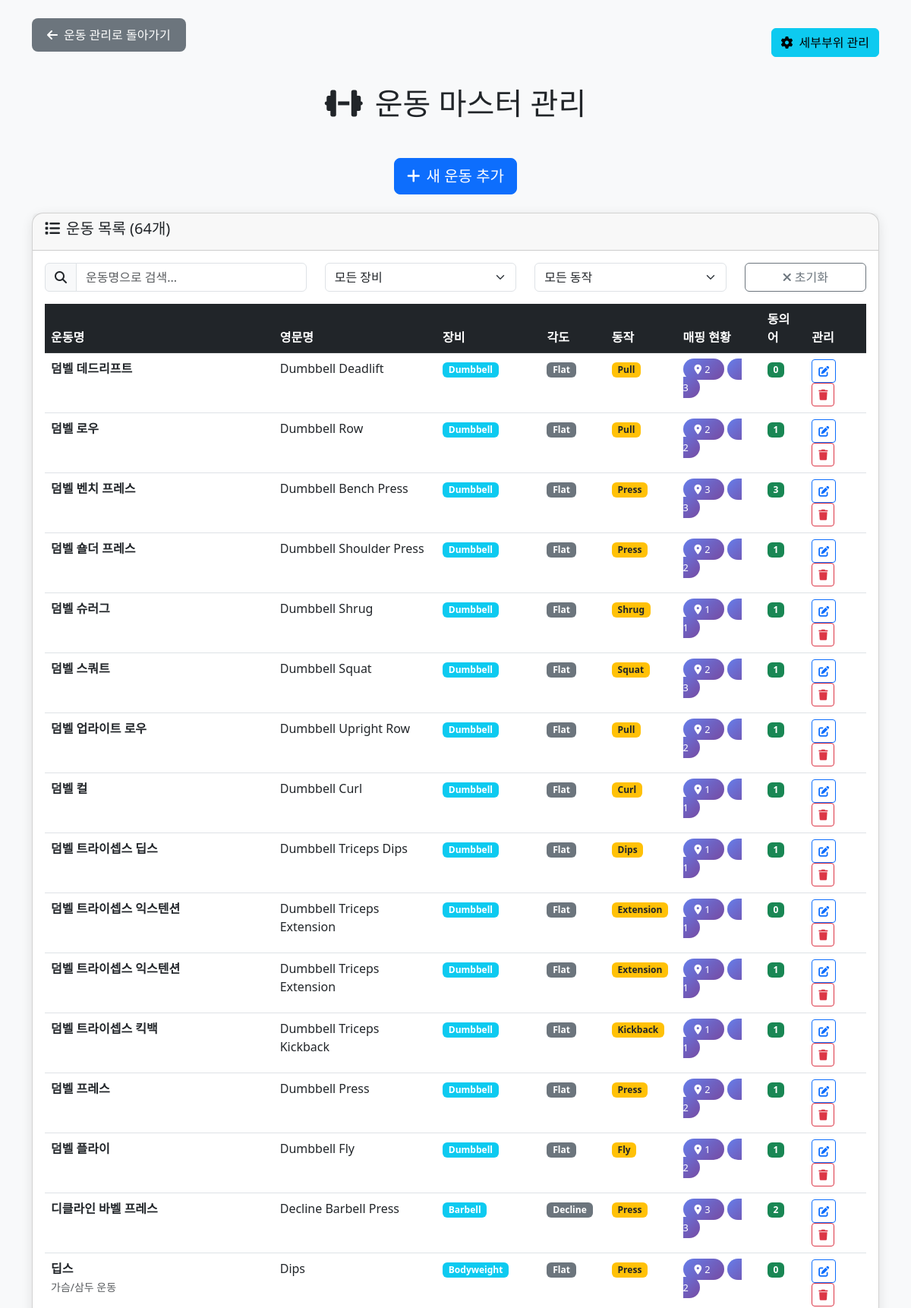
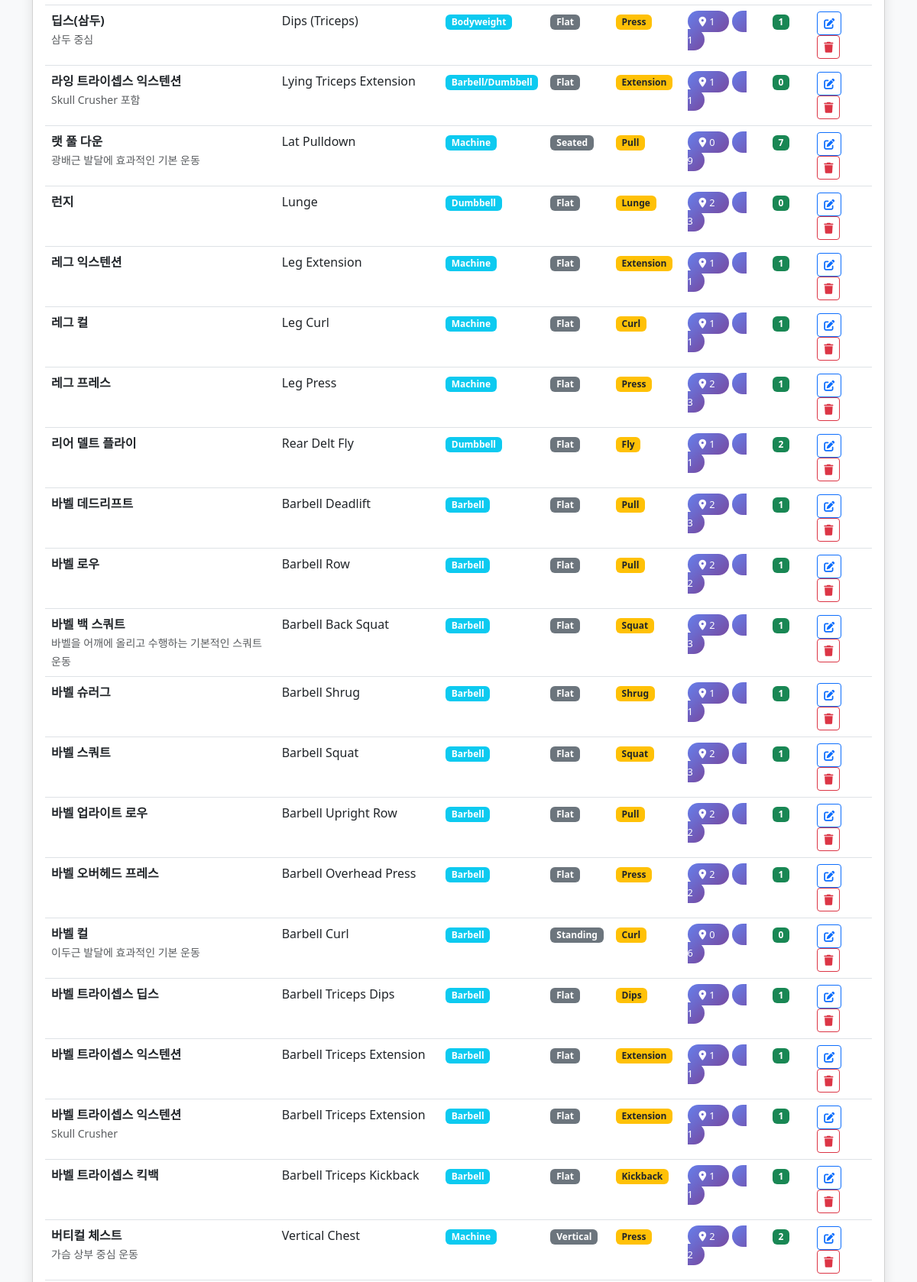
The app's page /admin/exercise_master.php (signed in, upper part) with its own data (2 pictures, top to bottom).
### tables this page shows
CREATE TABLE IF NOT EXISTS `m_exercise` (
  `ex_id` int(11) NOT NULL AUTO_INCREMENT,
  `name_kr` varchar(120) NOT NULL,
  `name_en` varchar(160) DEFAULT NULL,
  `equipment` varchar(60) DEFAULT NULL COMMENT 'Barbell/Dumbbell/Machine/Bodyweight',
  `equipment_kr` varchar(50) DEFAULT NULL COMMENT '장비명 (한글)',
  `angle` varchar(40) DEFAULT NULL COMMENT 'Flat/Incline/Decline 등',
  `angle_kr` varchar(50) DEFAULT NULL COMMENT '각도명 (한글)',
  `movement` varchar(40) DEFAULT NULL COMMENT 'Press/Pull/Extension/Curl 등',
  `movement_kr` varchar(50) DEFAULT NULL COMMENT '동작명 (한글)',
  `note` varchar(255) DEFAULT NULL,
  PRIMARY KEY (`ex_id`)
);

### admin/exercise_master.php (the view, shortened to what this page needs)
<?php
$pdo = getDB();
try {
    $stmt = $pdo->query("
        SELECT e.*,
               COUNT(DISTINCT ez.zone_code) as zone_count,
               COUNT(DISTINCT em.muscle_code) as muscle_count,
               COUNT(DISTINCT ea.alias) as alias_count
        FROM m_exercise e
        LEFT JOIN m_exercise_zone_target ez ON e.ex_id = ez.ex_id
        LEFT JOIN m_exercise_muscle_target em ON e.ex_id = em.ex_id
        LEFT JOIN m_exercise_alias ea ON e.ex_id = ea.ex_id
        GROUP BY e.ex_id
        ORDER BY e.name_kr
    ");
    $exercises = $stmt->fetchAll();
} catch (Exception $e) {
    $error = "운동 목록을 가져오는 중 오류가 발생했습니다: " . $e->getMessage();
}
?>
<!DOCTYPE html>
<html lang="ko">
<head>
    <link href="https://cdn.jsdelivr.net/npm/bootstrap@5.3.0/dist/css/bootstrap.min.css" rel="stylesheet">
    <link rel="stylesheet" href="https://cdnjs.cloudflare.com/ajax/libs/font-awesome/6.4.0/css/all.min.css">
</head>
<body class="bg-light">
    <div class="container mt-4">
                 <div class="d-flex justify-content-between align-items-center mb-4">
             <a href="exercise_management.php" class="back-btn">
                 <i class="fas fa-arrow-left me-2"></i>운동 관리로 돌아가기
             </a>
             <a href="body_part_master.php" class="btn btn-info">
                 <i class="fas fa-cog me-2"></i>세부부위 관리
             </a>
         </div>
        <h1 class="text-center mb-5">
            <i class="fas fa-dumbbell me-3"></i>운동 마스터 관리
        </h1>
         <div class="text-center mb-4">
             <button type="button" class="btn btn-primary btn-lg" data-bs-toggle="collapse" data-bs-target="#addExerciseForm" aria-expanded="false" aria-controls="addExerciseForm">
                 <i class="fas fa-plus me-2"></i>새 운동 추가
             </button>
         </div>
         <div class="card exercise-card">
             <div class="card-header">
                 <h5><i class="fas fa-list me-2"></i>운동 목록 (<?= count($exercises) ?>개)</h5>
             </div>
             <div class="card-body">
                 <div class="row mb-3">
                     <div class="col-md-4">
                         <div class="input-group">
                             <span class="input-group-text"><i class="fas fa-search"></i></span>
                             <input type="text" class="form-control" id="searchInput" placeholder="운동명으로 검색...">
                         </div>
                     </div>
                     <div class="col-md-3">
                         <select class="form-select" id="equipmentFilter">
                             <option value="">모든 장비</option>
                         </select>
                     </div>
                     <div class="col-md-3">
                         <select class="form-select" id="movementFilter">
                             <option value="">모든 동작</option>
                         </select>
                     </div>
                     <div class="col-md-2">
                         <button type="button" class="btn btn-outline-secondary w-100" id="clearFilters">
                             <i class="fas fa-times me-1"></i>초기화
                         </button>
                     </div>
                 </div>
                 <div class="table-responsive">
                     <table class="table table-hover" id="exerciseTable">
                         <thead class="table-dark">
                             <tr>
                                 <th>운동명</th>
                                 <th>영문명</th>
                                 <th>장비</th>
                                 <th>각도</th>
                                 <th>동작</th>
                                 <th>매핑 현황</th>
                                 <th>동의어</th>
                                 <th>관리</th>
                             </tr>
                         </thead>
                         <tbody>
                             <?php foreach ($exercises as $exercise): ?>
                             <tr class="exercise-row"
                                 data-name-kr="<?= htmlspecialchars($exercise['name_kr']) ?>"
                                 data-name-en="<?= htmlspecialchars($exercise['name_en'] ?: '') ?>"
                                 data-equipment="<?= htmlspecialchars($exercise['equipment'] ?: '') ?>"
                                 data-movement="<?= htmlspecialchars($exercise['movement'] ?: '') ?>">
                                 <td>
                                     <strong><?= htmlspecialchars($exercise['name_kr']) ?></strong>
                                     <?php if ($exercise['note']): ?>
                                         <br><small class="text-muted"><?= htmlspecialchars($exercise['note']) ?></small>
                                     <?php endif; ?>
                                 </td>
                                 <td><?= htmlspecialchars($exercise['name_en'] ?: '-') ?></td>
                                 <td>
                                     <?php if ($exercise['equipment']): ?>
                                         <span class="badge bg-info"><?= htmlspecialchars($exercise['equipment']) ?></span>
                                     <?php else: ?>
                                         <span class="text-muted">-</span>
                                     <?php endif; ?>
                                 </td>
                                 <td>
                                     <?php if ($exercise['angle']): ?>
                                         <span class="badge bg-secondary"><?= htmlspecialchars($exercise['angle']) ?></span>
                                     <?php else: ?>
                                         <span class="text-muted">-</span>
                                     <?php endif; ?>
                                 </td>
                                 <td>
                                     <?php if ($exercise['movement']): ?>
                                         <span class="badge bg-warning text-dark"><?= htmlspecialchars($exercise['movement']) ?></span>
                                     <?php else: ?>
                                         <span class="text-muted">-</span>
                                     <?php endif; ?>
                                 </td>
                                 <td>
                                     <span class="stats-badge me-1">
                                         <i class="fas fa-map-marker-alt me-1"></i><?= $exercise['zone_count'] ?>
                                     </span>
                                     <span class="stats-badge">
                                         <i class="fas fa-muscle me-1"></i><?= $exercise['muscle_count'] ?>
                                     </span>
                                 </td>
                                 <td>
                                     <span class="badge bg-success"><?= $exercise['alias_count'] ?></span>
                                 </td>
                                 <td>
                                     <button class="btn btn-sm btn-outline-primary" onclick="editExercise(<?= $exercise['ex_id'] ?>)">
                                         <i class="fas fa-edit"></i>
                                     </button>
                                     <button class="btn btn-sm btn-outline-danger" onclick="deleteExercise(<?= $exercise['ex_id'] ?>, '<?= htmlspecialchars($exercise['name_kr']) ?>')">
                                         <i class="fas fa-trash"></i>
                                     </button>
                                 </td>
                             </tr>
                             <?php endforeach; ?>
                         </tbody>
                     </table>
                 </div>
             </div>
         </div>
    </div>
</body>
</html>

### admin/exercise_master.php (style rules this page uses)
.back-btn { background: #6c757d; border: none; padding: 10px 20px; border-radius: 8px; color: white; text-decoration: none; display: inline-block; margin-bottom: 20px; }
.exercise-card { border-radius: 15px; box-shadow: 0 4px 15px rgba(0,0,0,0.1); margin-bottom: 20px; }
.stats-badge { background: linear-gradient(135deg, #667eea 0%, #764ba2 100%); color: white; border-radius: 20px; padding: 5px 15px; font-size: 0.8rem; }

### records on screen
m_exercise: name_kr "덤벨 데드리프트", name_en "Dumbbell Deadlift", equipment "Dumbbell", angle "Flat", movement "Pull", zone_count "2", muscle_count "3", alias_count "0"
m_exercise: name_kr "덤벨 로우", name_en "Dumbbell Row", equipment "Dumbbell", angle "Flat", movement "Pull", zone_count "2", muscle_count "2", alias_count "1"
m_exercise: name_kr "덤벨 벤치 프레스", name_en "Dumbbell Bench Press", equipment "Dumbbell", angle "Flat", movement "Press", zone_count "3", muscle_count "3", alias_count "3"
m_exercise: name_kr "덤벨 숄더 프레스", name_en "Dumbbell Shoulder Press", equipment "Dumbbell", angle "Flat", movement "Press", zone_count "2", muscle_count "2", alias_count "1"
m_exercise: name_kr "덤벨 슈러그", name_en "Dumbbell Shrug", equipment "Dumbbell", angle "Flat", movement "Shrug", zone_count "1", muscle_count "1", alias_count "1"
m_exercise: name_kr "덤벨 스쿼트", name_en "Dumbbell Squat", equipment "Dumbbell", angle "Flat", movement "Squat", zone_count "2", muscle_count "3", alias_count "1"
m_exercise: name_kr "덤벨 업라이트 로우", name_en "Dumbbell Upright Row", equipment "Dumbbell", angle "Flat", movement "Pull", zone_count "2", muscle_count "2", alias_count "1"
m_exercise: name_kr "덤벨 컬", name_en "Dumbbell Curl", equipment "Dumbbell", angle "Flat", movement "Curl", zone_count "1", muscle_count "1", alias_count "1"
m_exercise: name_kr "덤벨 트라이셉스 딥스", name_en "Dumbbell Triceps Dips", equipment "Dumbbell", angle "Flat", movement "Dips", zone_count "1", muscle_count "1", alias_count "1"
m_exercise: name_kr "덤벨 트라이셉스 익스텐션", name_en "Dumbbell Triceps Extension", equipment "Dumbbell", angle "Flat", movement "Extension", zone_count "1", muscle_count "1", alias_count "0"
m_exercise: name_kr "덤벨 트라이셉스 익스텐션", name_en "Dumbbell Triceps Extension", equipment "Dumbbell", angle "Flat", movement "Extension", zone_count "1", muscle_count "1", alias_count "1"
m_exercise: name_kr "덤벨 트라이셉스 킥백", name_en "Dumbbell Triceps Kickback", equipment "Dumbbell", angle "Flat", movement "Kickback", zone_count "1", muscle_count "1", alias_count "1"
m_exercise: name_kr "덤벨 프레스", name_en "Dumbbell Press", equipment "Dumbbell", angle "Flat", movement "Press", zone_count "2", muscle_count "2", alias_count "1"
m_exercise: name_kr "덤벨 플라이", name_en "Dumbbell Fly", equipment "Dumbbell", angle "Flat", movement "Fly", zone_count "1", muscle_count "2", alias_count "1"
m_exercise: name_kr "디클라인 바벨 프레스", name_en "Decline Barbell Press", equipment "Barbell", angle "Decline", movement "Press", zone_count "3", muscle_count "3", alias_count "2"
m_exercise: name_kr "딥스", note "가슴/삼두 운동", name_en "Dips", equipment "Bodyweight", angle "Flat", movement "Press", zone_count "2", muscle_count "2", alias_count "0"
m_exercise: name_kr "딥스(삼두)", note "삼두 중심", name_en "Dips (Triceps)", equipment "Bodyweight", angle "Flat", movement "Press", zone_count "1", muscle_count "1", alias_count "1"
m_exercise: name_kr "라잉 트라이셉스 익스텐션", note "Skull Crusher 포함", name_en "Lying Triceps Extension", equipment "Barbell/Dumbbell", angle "Flat", movement "Extension", zone_count "1", muscle_count "1", alias_count "0"
m_exercise: name_kr "랫 풀 다운", note "광배근 발달에 효과적인 기본 운동", name_en "Lat Pulldown", equipment "Machine", angle "Seated", movement "Pull", zone_count "0", muscle_count "9", alias_count "7"
m_exercise: name_kr "런지", name_en "Lunge", equipment "Dumbbell", angle "Flat", movement "Lunge", zone_count "2", muscle_count "3", alias_count "0"
m_exercise: name_kr "레그 익스텐션", name_en "Leg Extension", equipment "Machine", angle "Flat", movement "Extension", zone_count "1", muscle_count "1", alias_count "1"
m_exercise: name_kr "레그 컬", name_en "Leg Curl", equipment "Machine", angle "Flat", movement "Curl", zone_count "1", muscle_count "1", alias_count "1"
m_exercise: name_kr "레그 프레스", name_en "Leg Press", equipment "Machine", angle "Flat", movement "Press", zone_count "2", muscle_count "3", alias_count "1"
m_exercise: name_kr "리어 델트 플라이", name_en "Rear Delt Fly", equipment "Dumbbell", angle "Flat", movement "Fly", zone_count "1", muscle_count "1", alias_count "2"
m_exercise: name_kr "바벨 데드리프트", name_en "Barbell Deadlift", equipment "Barbell", angle "Flat", movement "Pull", zone_count "2", muscle_count "3", alias_count "1"
m_exercise: name_kr "바벨 로우", name_en "Barbell Row", equipment "Barbell", angle "Flat", movement "Pull", zone_count "2", muscle_count "2", alias_count "1"
m_exercise: name_kr "바벨 백 스쿼트", note "바벨을 어깨에 올리고 수행하는 기본적인 스쿼트 운동", name_en "Barbell Back Squat", equipment "Barbell", angle "Flat", movement "Squat", zone_count "2", muscle_count "3", alias_count "1"
m_exercise: name_kr "바벨 슈러그", name_en "Barbell Shrug", equipment "Barbell", angle "Flat", movement "Shrug", zone_count "1", muscle_count "1", alias_count "1"
m_exercise: name_kr "바벨 스쿼트", name_en "Barbell Squat", equipment "Barbell", angle "Flat", movement "Squat", zone_count "2", muscle_count "3", alias_count "1"
m_exercise: name_kr "바벨 업라이트 로우", name_en "Barbell Upright Row", equipment "Barbell", angle "Flat", movement "Pull", zone_count "2", muscle_count "2", alias_count "1"
m_exercise: name_kr "바벨 오버헤드 프레스", name_en "Barbell Overhead Press", equipment "Barbell", angle "Flat", movement "Press", zone_count "2", muscle_count "2", alias_count "1"
m_exercise: name_kr "바벨 컬", note "이두근 발달에 효과적인 기본 운동", name_en "Barbell Curl", equipment "Barbell", angle "Standing", movement "Curl", zone_count "0", muscle_count "6", alias_count "0"
m_exercise: name_kr "바벨 트라이셉스 딥스", name_en "Barbell Triceps Dips", equipment "Barbell", angle "Flat", movement "Dips", zone_count "1", muscle_count "1", alias_count "1"
m_exercise: name_kr "바벨 트라이셉스 익스텐션", name_en "Barbell Triceps Extension", equipment "Barbell", angle "Flat", movement "Extension", zone_count "1", muscle_count "1", alias_count "1"
m_exercise: name_kr "바벨 트라이셉스 익스텐션", note "Skull Crusher", name_en "Barbell Triceps Extension", equipment "Barbell", angle "Flat", movement "Extension", zone_count "1", muscle_count "1", alias_count "1"
m_exercise: name_kr "바벨 트라이셉스 킥백", name_en "Barbell Triceps Kickback", equipment "Barbell", angle "Flat", movement "Kickback", zone_count "1", muscle_count "1", alias_count "1"
m_exercise: name_kr "버티컬 체스트", note "가슴 상부 중심 운동", name_en "Vertical Chest", equipment "Machine", angle "Vertical", movement "Press", zone_count "2", muscle_count "2", alias_count "2"

### other values on screen
count($exercises) "64"
